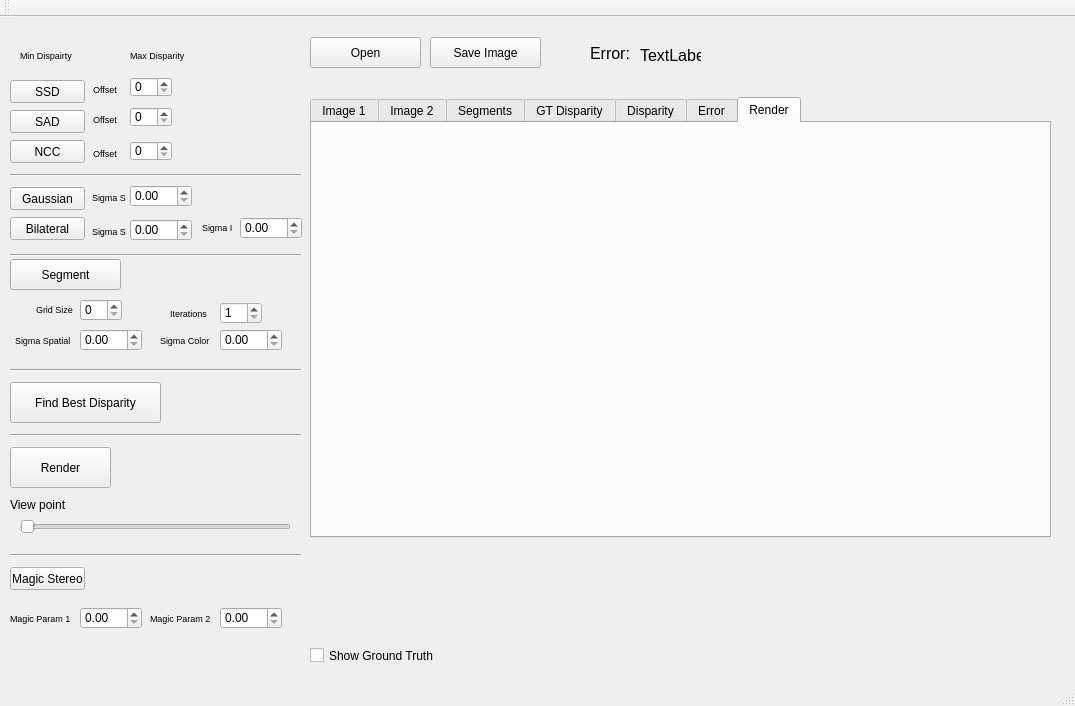
<?xml version="1.0" encoding="UTF-8"?>
<ui version="4.0">
 <class>MainWindow</class>
 <widget class="QMainWindow" name="MainWindow">
  <property name="geometry">
   <rect>
    <x>0</x>
    <y>0</y>
    <width>1075</width>
    <height>706</height>
   </rect>
  </property>
  <property name="windowTitle">
   <string>MainWindow</string>
  </property>
  <widget class="QWidget" name="centralWidget">
   <widget class="QTabWidget" name="tabWidget">
    <property name="geometry">
     <rect>
      <x>310</x>
      <y>80</y>
      <width>741</width>
      <height>441</height>
     </rect>
    </property>
    <property name="currentIndex">
     <number>6</number>
    </property>
    <widget class="QWidget" name="tab">
     <attribute name="title">
      <string>Image 1</string>
     </attribute>
     <widget class="QLabel" name="image1Display">
      <property name="geometry">
       <rect>
        <x>10</x>
        <y>10</y>
        <width>720</width>
        <height>512</height>
       </rect>
      </property>
      <property name="text">
       <string/>
      </property>
     </widget>
    </widget>
    <widget class="QWidget" name="tab_2">
     <attribute name="title">
      <string>Image 2</string>
     </attribute>
    </widget>
    <widget class="QWidget" name="tab_7">
     <attribute name="title">
      <string>Segments</string>
     </attribute>
    </widget>
    <widget class="QWidget" name="tab_4">
     <attribute name="title">
      <string>GT Disparity</string>
     </attribute>
    </widget>
    <widget class="QWidget" name="tab_3">
     <attribute name="title">
      <string>Disparity</string>
     </attribute>
    </widget>
    <widget class="QWidget" name="tab_5">
     <attribute name="title">
      <string>Error</string>
     </attribute>
    </widget>
    <widget class="QWidget" name="tab_6">
     <attribute name="title">
      <string>Render</string>
     </attribute>
    </widget>
   </widget>
   <widget class="QPushButton" name="openButton">
    <property name="geometry">
     <rect>
      <x>310</x>
      <y>20</y>
      <width>111</width>
      <height>31</height>
     </rect>
    </property>
    <property name="text">
     <string>Open</string>
    </property>
   </widget>
   <widget class="QPushButton" name="saveButton">
    <property name="geometry">
     <rect>
      <x>430</x>
      <y>20</y>
      <width>111</width>
      <height>31</height>
     </rect>
    </property>
    <property name="text">
     <string>Save Image</string>
    </property>
   </widget>
   <widget class="QPushButton" name="SSDButton">
    <property name="geometry">
     <rect>
      <x>10</x>
      <y>63</y>
      <width>75</width>
      <height>23</height>
     </rect>
    </property>
    <property name="text">
     <string>SSD</string>
    </property>
   </widget>
   <widget class="QPushButton" name="SADButton">
    <property name="geometry">
     <rect>
      <x>10</x>
      <y>93</y>
      <width>75</width>
      <height>23</height>
     </rect>
    </property>
    <property name="text">
     <string>SAD</string>
    </property>
   </widget>
   <widget class="QPushButton" name="NCCButton">
    <property name="geometry">
     <rect>
      <x>10</x>
      <y>123</y>
      <width>75</width>
      <height>23</height>
     </rect>
    </property>
    <property name="text">
     <string>NCC</string>
    </property>
   </widget>
   <widget class="QPushButton" name="gaussianButton">
    <property name="geometry">
     <rect>
      <x>10</x>
      <y>170</y>
      <width>75</width>
      <height>23</height>
     </rect>
    </property>
    <property name="text">
     <string>Gaussian</string>
    </property>
   </widget>
   <widget class="QPushButton" name="maxButton">
    <property name="geometry">
     <rect>
      <x>10</x>
      <y>365</y>
      <width>151</width>
      <height>41</height>
     </rect>
    </property>
    <property name="text">
     <string>Find Best Disparity</string>
    </property>
   </widget>
   <widget class="QDoubleSpinBox" name="gaussianSigmaSpinBox">
    <property name="geometry">
     <rect>
      <x>130</x>
      <y>168</y>
      <width>62</width>
      <height>22</height>
     </rect>
    </property>
   </widget>
   <widget class="QLabel" name="label_2">
    <property name="geometry">
     <rect>
      <x>92</x>
      <y>174</y>
      <width>46</width>
      <height>13</height>
     </rect>
    </property>
    <property name="font">
     <font>
      <pointsize>7</pointsize>
     </font>
    </property>
    <property name="text">
     <string>Sigma S</string>
    </property>
   </widget>
   <widget class="QPushButton" name="renderButton">
    <property name="geometry">
     <rect>
      <x>10</x>
      <y>430</y>
      <width>101</width>
      <height>41</height>
     </rect>
    </property>
    <property name="text">
     <string>Render</string>
    </property>
   </widget>
   <widget class="QSlider" name="renderSlider">
    <property name="geometry">
     <rect>
      <x>20</x>
      <y>500</y>
      <width>271</width>
      <height>19</height>
     </rect>
    </property>
    <property name="maximum">
     <number>100</number>
    </property>
    <property name="orientation">
     <enum>Qt::Horizontal</enum>
    </property>
   </widget>
   <widget class="QLabel" name="label_4">
    <property name="geometry">
     <rect>
      <x>10</x>
      <y>480</y>
      <width>81</width>
      <height>16</height>
     </rect>
    </property>
    <property name="text">
     <string>View point</string>
    </property>
   </widget>
   <widget class="QLabel" name="minDisparitylabel">
    <property name="geometry">
     <rect>
      <x>20</x>
      <y>30</y>
      <width>91</width>
      <height>16</height>
     </rect>
    </property>
    <property name="font">
     <font>
      <pointsize>7</pointsize>
     </font>
    </property>
    <property name="text">
     <string>Min Dispairty</string>
    </property>
   </widget>
   <widget class="QLabel" name="maxDisparityLabel">
    <property name="geometry">
     <rect>
      <x>130</x>
      <y>30</y>
      <width>111</width>
      <height>16</height>
     </rect>
    </property>
    <property name="font">
     <font>
      <pointsize>7</pointsize>
     </font>
    </property>
    <property name="text">
     <string>Max Disparity</string>
    </property>
   </widget>
   <widget class="QDoubleSpinBox" name="biSigmaSSpinBox">
    <property name="geometry">
     <rect>
      <x>130</x>
      <y>202</y>
      <width>62</width>
      <height>22</height>
     </rect>
    </property>
   </widget>
   <widget class="QLabel" name="label_7">
    <property name="geometry">
     <rect>
      <x>92</x>
      <y>208</y>
      <width>46</width>
      <height>13</height>
     </rect>
    </property>
    <property name="font">
     <font>
      <pointsize>7</pointsize>
     </font>
    </property>
    <property name="text">
     <string>Sigma S</string>
    </property>
   </widget>
   <widget class="QPushButton" name="bilateralButton">
    <property name="geometry">
     <rect>
      <x>10</x>
      <y>200</y>
      <width>75</width>
      <height>23</height>
     </rect>
    </property>
    <property name="text">
     <string>Bilateral</string>
    </property>
   </widget>
   <widget class="QLabel" name="label_8">
    <property name="geometry">
     <rect>
      <x>202</x>
      <y>204</y>
      <width>46</width>
      <height>13</height>
     </rect>
    </property>
    <property name="font">
     <font>
      <pointsize>7</pointsize>
     </font>
    </property>
    <property name="text">
     <string>Sigma I</string>
    </property>
   </widget>
   <widget class="QDoubleSpinBox" name="biSigmaISpinBox">
    <property name="geometry">
     <rect>
      <x>240</x>
      <y>200</y>
      <width>62</width>
      <height>22</height>
     </rect>
    </property>
   </widget>
   <widget class="QLabel" name="matchCostDisplay">
    <property name="geometry">
     <rect>
      <x>310</x>
      <y>520</y>
      <width>720</width>
      <height>100</height>
     </rect>
    </property>
    <property name="text">
     <string/>
    </property>
   </widget>
   <widget class="QCheckBox" name="GTCheckBox">
    <property name="geometry">
     <rect>
      <x>310</x>
      <y>630</y>
      <width>131</width>
      <height>17</height>
     </rect>
    </property>
    <property name="text">
     <string>Show Ground Truth</string>
    </property>
   </widget>
   <widget class="QLabel" name="label">
    <property name="geometry">
     <rect>
      <x>590</x>
      <y>30</y>
      <width>46</width>
      <height>13</height>
     </rect>
    </property>
    <property name="font">
     <font>
      <pointsize>12</pointsize>
     </font>
    </property>
    <property name="text">
     <string>Error:</string>
    </property>
   </widget>
   <widget class="QLabel" name="pixelErrorLabel">
    <property name="geometry">
     <rect>
      <x>640</x>
      <y>30</y>
      <width>61</width>
      <height>16</height>
     </rect>
    </property>
    <property name="font">
     <font>
      <pointsize>12</pointsize>
     </font>
    </property>
    <property name="text">
     <string>TextLabel</string>
    </property>
   </widget>
   <widget class="QSpinBox" name="NCCOffsetBox">
    <property name="geometry">
     <rect>
      <x>130</x>
      <y>124</y>
      <width>42</width>
      <height>20</height>
     </rect>
    </property>
   </widget>
   <widget class="QLabel" name="label_3">
    <property name="geometry">
     <rect>
      <x>93</x>
      <y>130</y>
      <width>46</width>
      <height>13</height>
     </rect>
    </property>
    <property name="font">
     <font>
      <pointsize>7</pointsize>
     </font>
    </property>
    <property name="text">
     <string>Offset</string>
    </property>
   </widget>
   <widget class="Line" name="line">
    <property name="geometry">
     <rect>
      <x>10</x>
      <y>150</y>
      <width>291</width>
      <height>16</height>
     </rect>
    </property>
    <property name="orientation">
     <enum>Qt::Horizontal</enum>
    </property>
   </widget>
   <widget class="Line" name="line_2">
    <property name="geometry">
     <rect>
      <x>10</x>
      <y>230</y>
      <width>291</width>
      <height>16</height>
     </rect>
    </property>
    <property name="orientation">
     <enum>Qt::Horizontal</enum>
    </property>
   </widget>
   <widget class="QPushButton" name="segmentButton">
    <property name="geometry">
     <rect>
      <x>10</x>
      <y>242</y>
      <width>111</width>
      <height>31</height>
     </rect>
    </property>
    <property name="text">
     <string>Segment</string>
    </property>
   </widget>
   <widget class="Line" name="line_4">
    <property name="geometry">
     <rect>
      <x>10</x>
      <y>345</y>
      <width>291</width>
      <height>16</height>
     </rect>
    </property>
    <property name="orientation">
     <enum>Qt::Horizontal</enum>
    </property>
   </widget>
   <widget class="QDoubleSpinBox" name="segmentSpatialSpinBox">
    <property name="geometry">
     <rect>
      <x>80</x>
      <y>312</y>
      <width>62</width>
      <height>22</height>
     </rect>
    </property>
   </widget>
   <widget class="QDoubleSpinBox" name="segmentColorSpinBox">
    <property name="geometry">
     <rect>
      <x>220</x>
      <y>312</y>
      <width>62</width>
      <height>22</height>
     </rect>
    </property>
   </widget>
   <widget class="QSpinBox" name="segmentGridBox">
    <property name="geometry">
     <rect>
      <x>80</x>
      <y>282</y>
      <width>42</width>
      <height>22</height>
     </rect>
    </property>
   </widget>
   <widget class="QLabel" name="label_9">
    <property name="geometry">
     <rect>
      <x>36</x>
      <y>286</y>
      <width>46</width>
      <height>13</height>
     </rect>
    </property>
    <property name="font">
     <font>
      <pointsize>7</pointsize>
     </font>
    </property>
    <property name="text">
     <string>Grid Size</string>
    </property>
   </widget>
   <widget class="QLabel" name="label_10">
    <property name="geometry">
     <rect>
      <x>160</x>
      <y>315</y>
      <width>61</width>
      <height>16</height>
     </rect>
    </property>
    <property name="font">
     <font>
      <pointsize>7</pointsize>
     </font>
    </property>
    <property name="text">
     <string>Sigma Color</string>
    </property>
   </widget>
   <widget class="QLabel" name="label_11">
    <property name="geometry">
     <rect>
      <x>15</x>
      <y>315</y>
      <width>61</width>
      <height>16</height>
     </rect>
    </property>
    <property name="font">
     <font>
      <pointsize>7</pointsize>
     </font>
    </property>
    <property name="text">
     <string>Sigma Spatial</string>
    </property>
   </widget>
   <widget class="Line" name="line_5">
    <property name="geometry">
     <rect>
      <x>10</x>
      <y>410</y>
      <width>291</width>
      <height>16</height>
     </rect>
    </property>
    <property name="orientation">
     <enum>Qt::Horizontal</enum>
    </property>
   </widget>
   <widget class="QSpinBox" name="segmentIterBox">
    <property name="geometry">
     <rect>
      <x>220</x>
      <y>285</y>
      <width>42</width>
      <height>22</height>
     </rect>
    </property>
    <property name="minimum">
     <number>1</number>
    </property>
   </widget>
   <widget class="QLabel" name="label_12">
    <property name="geometry">
     <rect>
      <x>170</x>
      <y>290</y>
      <width>46</width>
      <height>13</height>
     </rect>
    </property>
    <property name="font">
     <font>
      <pointsize>7</pointsize>
     </font>
    </property>
    <property name="text">
     <string>Iterations</string>
    </property>
   </widget>
   <widget class="Line" name="line_3">
    <property name="geometry">
     <rect>
      <x>10</x>
      <y>530</y>
      <width>291</width>
      <height>16</height>
     </rect>
    </property>
    <property name="orientation">
     <enum>Qt::Horizontal</enum>
    </property>
   </widget>
   <widget class="QPushButton" name="magicButton">
    <property name="geometry">
     <rect>
      <x>10</x>
      <y>550</y>
      <width>75</width>
      <height>23</height>
     </rect>
    </property>
    <property name="text">
     <string>Magic Stereo</string>
    </property>
   </widget>
   <widget class="QDoubleSpinBox" name="magicParam1SpinBox">
    <property name="geometry">
     <rect>
      <x>80</x>
      <y>590</y>
      <width>62</width>
      <height>22</height>
     </rect>
    </property>
   </widget>
   <widget class="QDoubleSpinBox" name="magicParam2SpinBox">
    <property name="geometry">
     <rect>
      <x>220</x>
      <y>590</y>
      <width>62</width>
      <height>22</height>
     </rect>
    </property>
   </widget>
   <widget class="QLabel" name="label_5">
    <property name="geometry">
     <rect>
      <x>10</x>
      <y>593</y>
      <width>61</width>
      <height>16</height>
     </rect>
    </property>
    <property name="font">
     <font>
      <pointsize>7</pointsize>
     </font>
    </property>
    <property name="text">
     <string>Magic Param 1</string>
    </property>
   </widget>
   <widget class="QLabel" name="labelm">
    <property name="geometry">
     <rect>
      <x>150</x>
      <y>593</y>
      <width>61</width>
      <height>16</height>
     </rect>
    </property>
    <property name="font">
     <font>
      <pointsize>7</pointsize>
     </font>
    </property>
    <property name="text">
     <string>Magic Param 2</string>
    </property>
   </widget>
   <widget class="QLabel" name="label_6">
    <property name="geometry">
     <rect>
      <x>93</x>
      <y>96</y>
      <width>46</width>
      <height>13</height>
     </rect>
    </property>
    <property name="font">
     <font>
      <pointsize>7</pointsize>
     </font>
    </property>
    <property name="text">
     <string>Offset</string>
    </property>
   </widget>
   <widget class="QSpinBox" name="SADOffsetBox">
    <property name="geometry">
     <rect>
      <x>130</x>
      <y>90</y>
      <width>42</width>
      <height>20</height>
     </rect>
    </property>
   </widget>
   <widget class="QLabel" name="label_13">
    <property name="geometry">
     <rect>
      <x>93</x>
      <y>66</y>
      <width>46</width>
      <height>13</height>
     </rect>
    </property>
    <property name="font">
     <font>
      <pointsize>7</pointsize>
     </font>
    </property>
    <property name="text">
     <string>Offset</string>
    </property>
   </widget>
   <widget class="QSpinBox" name="SSDOffsetBox">
    <property name="geometry">
     <rect>
      <x>130</x>
      <y>60</y>
      <width>42</width>
      <height>20</height>
     </rect>
    </property>
   </widget>
  </widget>
  <widget class="QMenuBar" name="menuBar">
   <property name="geometry">
    <rect>
     <x>0</x>
     <y>0</y>
     <width>1075</width>
     <height>21</height>
    </rect>
   </property>
  </widget>
  <widget class="QToolBar" name="mainToolBar">
   <attribute name="toolBarArea">
    <enum>TopToolBarArea</enum>
   </attribute>
   <attribute name="toolBarBreak">
    <bool>false</bool>
   </attribute>
  </widget>
  <widget class="QStatusBar" name="statusBar"/>
 </widget>
 <layoutdefault spacing="6" margin="11"/>
 <resources/>
 <connections/>
</ui>
